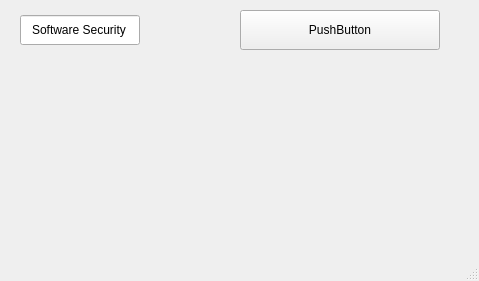
<?xml version="1.0" encoding="UTF-8"?>
<ui version="4.0">
 <class>SysSec</class>
 <widget class="QMainWindow" name="SysSec">
  <property name="geometry">
   <rect>
    <x>0</x>
    <y>0</y>
    <width>479</width>
    <height>281</height>
   </rect>
  </property>
  <property name="windowTitle">
   <string>SysSec</string>
  </property>
  <widget class="QWidget" name="centralWidget">
   <widget class="QLabel" name="img_label">
    <property name="geometry">
     <rect>
      <x>140</x>
      <y>70</y>
      <width>200</width>
      <height>200</height>
     </rect>
    </property>
    <property name="text">
     <string/>
    </property>
   </widget>
   <widget class="QPushButton" name="Capture">
    <property name="geometry">
     <rect>
      <x>240</x>
      <y>10</y>
      <width>200</width>
      <height>40</height>
     </rect>
    </property>
    <property name="text">
     <string>PushButton</string>
    </property>
   </widget>
   <widget class="QLineEdit" name="lineEdit">
    <property name="geometry">
     <rect>
      <x>20</x>
      <y>15</y>
      <width>120</width>
      <height>30</height>
     </rect>
    </property>
    <property name="text">
     <string>Software Security</string>
    </property>
    <property name="alignment">
     <set>Qt::AlignCenter</set>
    </property>
   </widget>
   <zorder>lineEdit</zorder>
   <zorder>img_label</zorder>
   <zorder>Capture</zorder>
  </widget>
  <widget class="QStatusBar" name="statusBar"/>
 </widget>
 <layoutdefault spacing="6" margin="11"/>
 <resources/>
 <connections/>
</ui>
